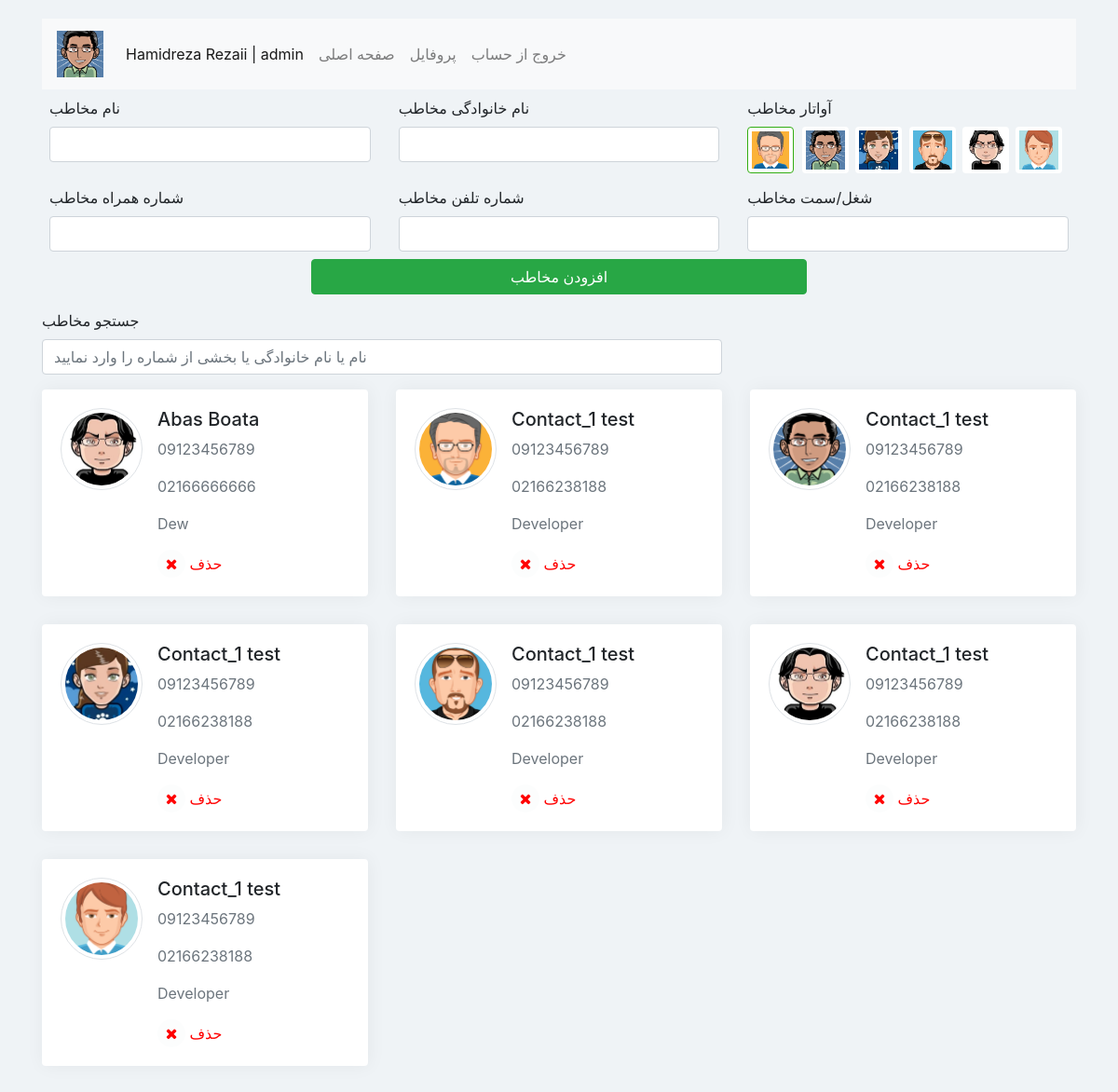
The page /books (signed in) on the database its author committed.
### phone_book/models.py (models this page shows)
class BookOwner(models.Model):
    user = models.ForeignKey(USER, blank=True, null=True, default="", on_delete=models.DO_NOTHING, verbose_name="کاربر")
    avatar = models.ForeignKey(Avatar, blank=True, null=True, default="", on_delete=models.DO_NOTHING, verbose_name="آواتار")
    status = models.BooleanField("فعال/غیر فعال", null=False, blank=False, default=True,
        help_text="مشخص کنید در صورت فعال بودن کاربر مجاز خواهد بود برای خارج کردن از دسترس غیر فعال نمایید"
    )
    is_deleted = models.BooleanField("فعال/غیر فعال", null=True, blank=True, default=False,
        editable=False
    )
    class Meta:
        verbose_name = "3-"+"کاربر های من"
        verbose_name_plural = "3-"+"کاربر های من"

class Avatar(models.Model):
    avatar = models.ImageField("آواتار", upload_to=avatar_uploadTo, blank=False, null=False, default="None.jpg")
    alt = models.CharField(
        "متن جایگزین تصویر", max_length=255, blank=True, null=True, default="",
        help_text="اگر تصویر به هر دلیل ممکن لود نشود این متن به جای تصویر نمایش داده خواهد شد"
    )
    status = models.BooleanField("فعال/غیر فعال", null=False, blank=False, default=True,
        help_text="مشخص کنید در صورت فعال بودن قابل انتخاب خواهد بود برای خارج کردن از دسترس غیر فعال نمایید"
    )
    is_deleted = models.BooleanField("فعال/غیر فعال", null=True, blank=True, default=False,
        editable=False
    )
    class Meta:
        verbose_name = "1-"+"آواتار"
        verbose_name_plural = "1-"+"آواتار"

class Book_User(models.Model):
    book_owner = models.ForeignKey(BookOwner, blank=False, null=False, on_delete=models.DO_NOTHING, verbose_name="کاربر")
    book_phone = models.ForeignKey(BookPhone, blank=False, null=False, on_delete=models.DO_NOTHING, verbose_name="مخاطب")
    status = models.BooleanField("فعال/غیر فعال", null=False, blank=False, default=True,
        help_text="مشخص کنید در صورت فعال بودن قابل انتخاب خواهد بود برای خارج کردن از دسترس غیر فعال نمایید"
    )
    is_deleted = models.BooleanField("فعال/غیر فعال", null=True, blank=True, default=False,
        editable=False
    )
    objects = Book_UserManager()
    class Meta:
        verbose_name = "انتساب شماره به کاربر"
        verbose_name_plural = "انتساب شماره به کاربر"

class BookPhone(models.Model):
    name = models.CharField(
        "نام فرد", max_length=255, blank=False, null=False, default="",
    )
    last_name = models.CharField(
        "نام خانوادگی فرد", max_length=255, blank=False, null=False, default="",
    )
    phone_number = models.CharField(
        "شماره همراه فرد", max_length=13, blank=False, null=False, default="",
    )
    phone_number_1 = models.CharField(
        "شماره تلفن فرد", max_length=13, blank=True, null=True, default="",
    )
    avatar = models.ForeignKey(Avatar, blank=True, null=True, default="", on_delete=models.DO_NOTHING, verbose_name="آواتار")
    post = models.CharField(
        "شغل یا سمت فرد", max_length=255, blank=True, null=True, default="",
    )
    is_deleted = models.BooleanField("فعال/غیر فعال", null=True, blank=True, default=False,
        editable=False
    )
    class Meta:
        verbose_name = "2-"+"مخاطب"
        verbose_name_plural = "2-"+"مخاطب"

### account/models.py (models this page shows)
class USER(AbstractUser):
    familier_code = models.CharField(
        verbose_name="کد معرفی", max_length=8, null=True, blank=True
    )
    familier = models.ForeignKey(
        'self', on_delete=models.SET_NULL, verbose_name="معرف", null=True, blank=True
    )
    pass_per_save = models.CharField(
        verbose_name="گذر واژه هش نشده", max_length=255, blank=True
    )
    GENDER_CHOICES = (
        ("m", "مرد"),
        ("w", "زن"),
        ("b", "ترجیح می دهم نگویم"),
    )
    gender = models.CharField(
        verbose_name="جنسیت", max_length=1, null=False,
        blank=False, choices=GENDER_CHOICES, default="m"
    )
    avatar = models.ImageField(
        verbose_name="آواتار", upload_to=upload_to_Image_file, null=True,
        blank=True, default="None"
    )
    phone_number = models.CharField(
        verbose_name="شماره همراه", max_length=11, null=True, blank=True, unique=True
    )
    custom_user_id = models.CharField(
        verbose_name="کد اختصاصی کاربر", max_length=24, null=True, blank=True, unique=True
    )
    code_send = models.IntegerField(
        verbose_name="کد ارسال شده", null=True, blank=True
    )
    email_sended = models.BooleanField(
        default=False, verbose_name="ایمیل ارسال شده است"
    )
    objects = CustomUserManager()
    def get_full_name(self):
        if self.first_name != "" or self.last_name != "":
            full_name = '%s %s' % (self.first_name, self.last_name)
            return full_name.strip()
        else:
            full_name = '%s' % (self.username, )
            return full_name.strip()

### phone_book/views.py (the view)
# urls.py: path("books", phone_book_view, name="books"),
def phone_book_view(request):
    if not request.user.is_authenticated:
        return redirect("/")
    user = request.user
    book_owner = BookOwner.objects.filter(user=user).first()
    avatars = Avatar.objects.filter(
        status = True,
        is_deleted = False,
    )
    all_product = Book_User.objects.get_all_books_by_user_or_none(request.user)
    context = {
        "avatars":avatars,
        "book_owner":book_owner,
        "object_list":all_product,
    }
    return render(request, "contact_directory.html", context)

### phone_book/models.py (called while the page is built)
    def get_all_books_by_user_or_none(self, user):
        try:
            return self.get_queryset().filter(
                book_owner__user=user, book_owner__status=True,
                book_phone__is_deleted=False, status=True, is_deleted=False,
            )
        except:
            return None

### phone_book/templates/contact_directory.html (shortened to what this page needs)
{% load static %}
<!DOCTYPE html>
<html lang="en">
    <head>
        <link href="{% static 'css/bootstrap4.5.min.css' %}" rel="stylesheet">
    </head>
    <body>
        <link href="{% static 'css/font-awesome.min.css' %}" rel="stylesheet" />
        <div class="container">
            <nav class="navbar navbar-expand-lg navbar-light bg-light">
                <a class="navbar-brand" style="cursor: pointer;">
                    <img width="50" src="{{book_owner.avatar.avatar.url}}"/>
                </a>
                <div class="collapse navbar-collapse" id="navbarSupportedContent">
                    <ul class="navbar-nav mr-auto">
                        <li class="nav-item active">
                            <a class="nav-link" style="cursor: pointer;">{{book_owner.user.get_full_name}} | {{book_owner.user.username}}<span class="sr-only">(current)</span></a>
                        </li>
                        <li class="nav-item">
                            <a class="nav-link" href="{% url 'phone_book:books' %}">صفحه اصلی</a>
                        </li>
                        <li class="nav-item">
                            <a class="nav-link" href="{% url 'phone_book:profile' %}">پروفایل</a>
                        </li>
                        {% if request.user.is_authenticated %}
                        <li class="nav-item">
                            <a class="nav-link" href="{% url 'account:logout'%}">خروج از حساب</a>
                        </li>
                        {% else %}
                        <li class="nav-item">
                            <a class="nav-link" href="{% url 'account:login'%}">ورود به حساب</a>
                        </li>
                        {% endif %}
                    </ul>
                </div>
            </nav>
        </div>
        <div class="container">
            <form class="m-2">
                <div class="row">
                    <div class="col-md-4">
                        <label for="PersoneNameID">نام مخاطب</label>
                        <input title="نام را وارد نمایید" required type="text" class="form-control" id="PersoneNameID">
                    </div>
                    <div class="col-md-4">
                        <label for="PersoneLastNameID">نام خانوادگی مخاطب</label>
                        <input title="نام خانوادگی را وارد نمایید" required type="text" class="form-control" id="PersoneLastNameID">
                    </div>
                    <div class="col-md-4">
                        <label for="PersoneAvatarID">آواتار مخاطب</label>
                        <div class="table-responsive">
                            <table>
                                <tr>
                                    {% for avatar in avatars %}
                                    {% if forloop.first %}
                                    <th class="p-0">
                                        <label onclick="bor(this);" for="avatar_{{forloop.counter}}">
                                            <img style="border:1px rgb(50 173 19) solid;" width="50" class="img-thumbnail d-flex mr-5" src="{{avatar.avatar.url}}" alt="{{avatar.alt}}"/>
                                        </label>
                                    </th>
                                    {% else %}
                                    <th class="p-0">
                                        <label onclick="bor(this);" for="avatar_{{forloop.counter}}">
                                            <img style="border:none;" width="50" class="img-thumbnail d-flex mr-5" src="{{avatar.avatar.url}}" alt="{{avatar.alt}}"/>
                                        </label>
                                    </th>
                                    {% endif %}
                                    {% endfor %}
                                </tr>
                            </table>
                        </div>
                    </div>
                    <div class="col-md-4">
                        <label for="PersonePhoneNumberID">شماره همراه مخاطب</label>
                        <input required title="شماره همراه با شروع 09 و 11 رقمی وارد نمایید" pattern="09\d{9}" type="text" class="form-control" id="PersonePhoneNumberID">
                    </div>
                    <div class="col-md-4">
                        <label for="PersonePhoneID">شماره تلفن مخاطب</label>
                        <input title="ابتدا کد شهر سپس شماره را وارد نمایدد" pattern="0\d{15}" type="text" class="form-control" id="PersonePhoneID">
                    </div>
                    <div class="col-md-4">
                        <label for="PersoneJobID">شغل/سمت مخاطب</label>
                        <input type="text" class="form-control" id="PersoneJobID">
                    </div>
                </div>
                <div class="row">
                    <div class="col-md-6 m-auto">
                        <button onclick="add_phone_book();" type="button" class="btn btn-success btn-block mt-2 mb-2">افزودن مخاطب</button>
                    </div>
                </div>
            </form>
            <div class="row">
                <div class="col-md-8 mb-3">
                    <label for="PersoneSearchID">جستجو مخاطب</label>
                    <input onkeydown="search_item(this);" type="text" class="form-control" id="PersoneSearchID" aria-describedby="PersoneSearch" placeholder="نام یا نام خانوادگی یا بخشی از شماره را وارد نمایید">
                </div>
            </div>
            <div class="row" id="Phone_Books">
                {% include 'AllContacts.html' with object_list=object_list %}
            </div>
        </div>
</body>
</html>

### phone_book/templates/AllContacts.html (shortened to what this page needs)
{% for object in object_list %}
<div class="col-lg-4">
    <div class="card m-b-30">
        <div class="card-body">
            <div class="media">
                <img class="d-flex mr-3 rounded-circle img-thumbnail thumb-lg" src="{{object.book_phone.avatar.avatar.url}}" alt="{{object.book_phone.avatar.alt}}"/>
                <div class="media-body">
                    <h5 class="mt-0 font-18">{{object.book_phone.name}} {{object.book_phone.last_name}}</h5>
                    <p class="mt-0 text-muted font-14">{{object.book_phone.phone_number}}</p>
                    <p class="mt-0 text-muted font-14">{{object.book_phone.phone_number_1}}</p>
                    <p class="mt-0 text-muted font-14">{{object.book_phone.post}}</p>
                    <ul class="social-links list-inline mb-0">
                        <li style="cursor: pointer;" onclick="delete_item(this)" data-id="{{object.pk}}" class="list-inline-item">
                            <a title data-placement="top" data-toggle="tooltip" class="tooltips">
                                <i style="color:red;" class="fa fa-remove"></i>
                            </a>
                            <span style="color:red;">حذف</span>
                        </li>
                    </ul>
                </div>
            </div>
        </div>
    </div>
</div>
{% endfor %}

### phone_book/templates/contact_directory.html (style rules this page uses)
body { background: #eff3f6; margin-top:20px; }
.thumb-lg { height: 88px; width: 88px; }
.card { border: none; box-shadow: 1px 0px 20px rgba(0, 0, 0, 0.05); }
.m-b-30 { margin-bottom: 30px; }
.social-links li a { -webkit-border-radius: 50%; background: #fcfdfd; border-radius: 50%; color: #9f9f9f; display: inline-block; height: 30px; line-height: 30px; text-align: center; width: 30px; }

### rows shown on the page
BookOwner: avatar.avatar (picture), user.get_full_name "Hamidreza Rezaii", user.username "admin"
Avatar: avatar (picture)
Avatar: avatar (picture)
Avatar: avatar (picture)
Avatar: avatar (picture)
Avatar: avatar (picture)
Avatar: avatar (picture)
Book_User: book_phone.avatar.avatar (picture), book_phone.name "Abas", book_phone.last_name "Boata", book_phone.phone_number "09123456789", book_phone.phone_number_1 "02166666666", book_phone.post "Dew"
Book_User: book_phone.avatar.avatar (picture), book_phone.name "Contact_1", book_phone.last_name "test", book_phone.phone_number "09123456789", book_phone.phone_number_1 "02166238188", book_phone.post "Developer"
Book_User: book_phone.avatar.avatar (picture), book_phone.name "Contact_1", book_phone.last_name "test", book_phone.phone_number "09123456789", book_phone.phone_number_1 "02166238188", book_phone.post "Developer"
Book_User: book_phone.avatar.avatar (picture), book_phone.name "Contact_1", book_phone.last_name "test", book_phone.phone_number "09123456789", book_phone.phone_number_1 "02166238188", book_phone.post "Developer"
Book_User: book_phone.avatar.avatar (picture), book_phone.name "Contact_1", book_phone.last_name "test", book_phone.phone_number "09123456789", book_phone.phone_number_1 "02166238188", book_phone.post "Developer"
Book_User: book_phone.avatar.avatar (picture), book_phone.name "Contact_1", book_phone.last_name "test", book_phone.phone_number "09123456789", book_phone.phone_number_1 "02166238188", book_phone.post "Developer"
Book_User: book_phone.avatar.avatar (picture), book_phone.name "Contact_1", book_phone.last_name "test", book_phone.phone_number "09123456789", book_phone.phone_number_1 "02166238188", book_phone.post "Developer"
